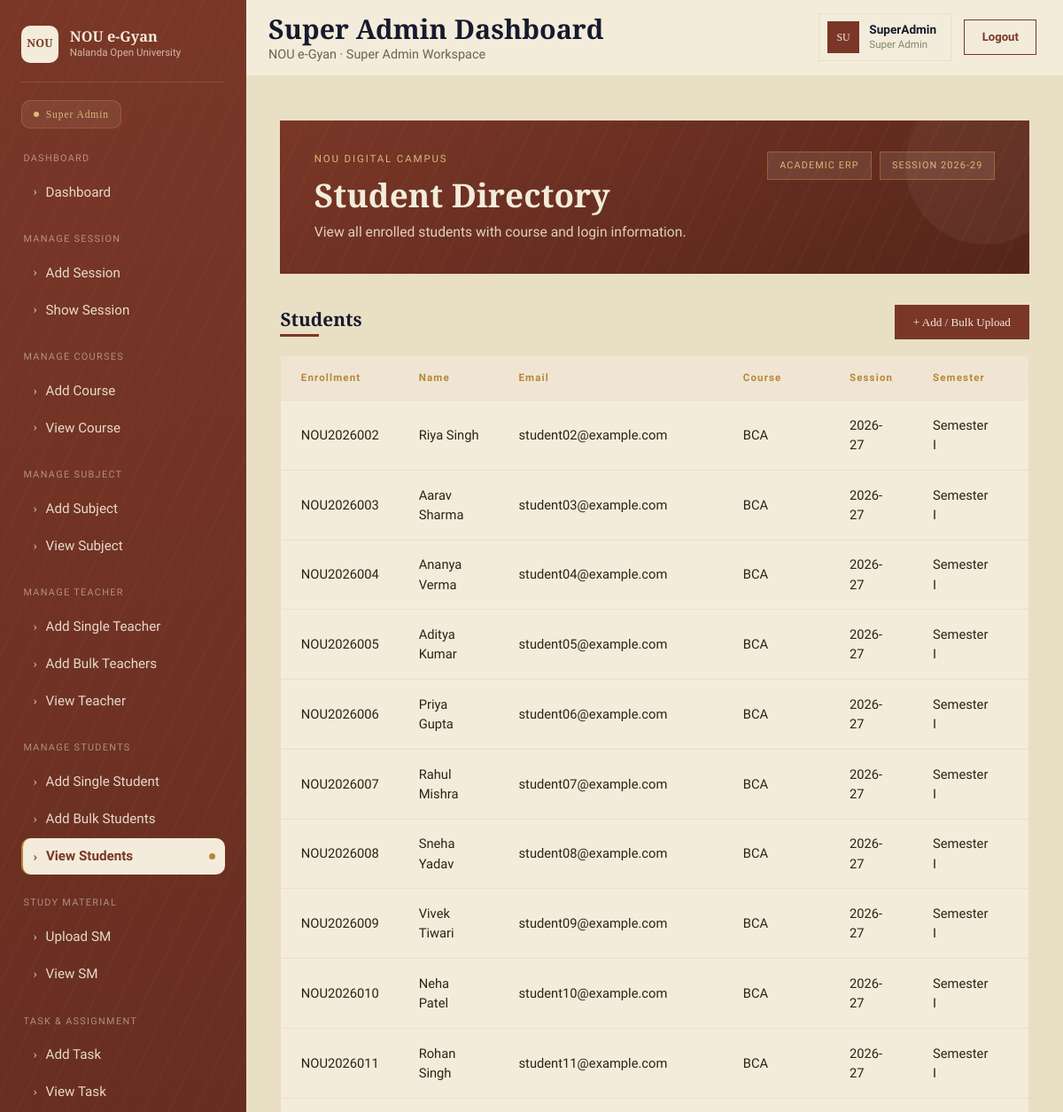
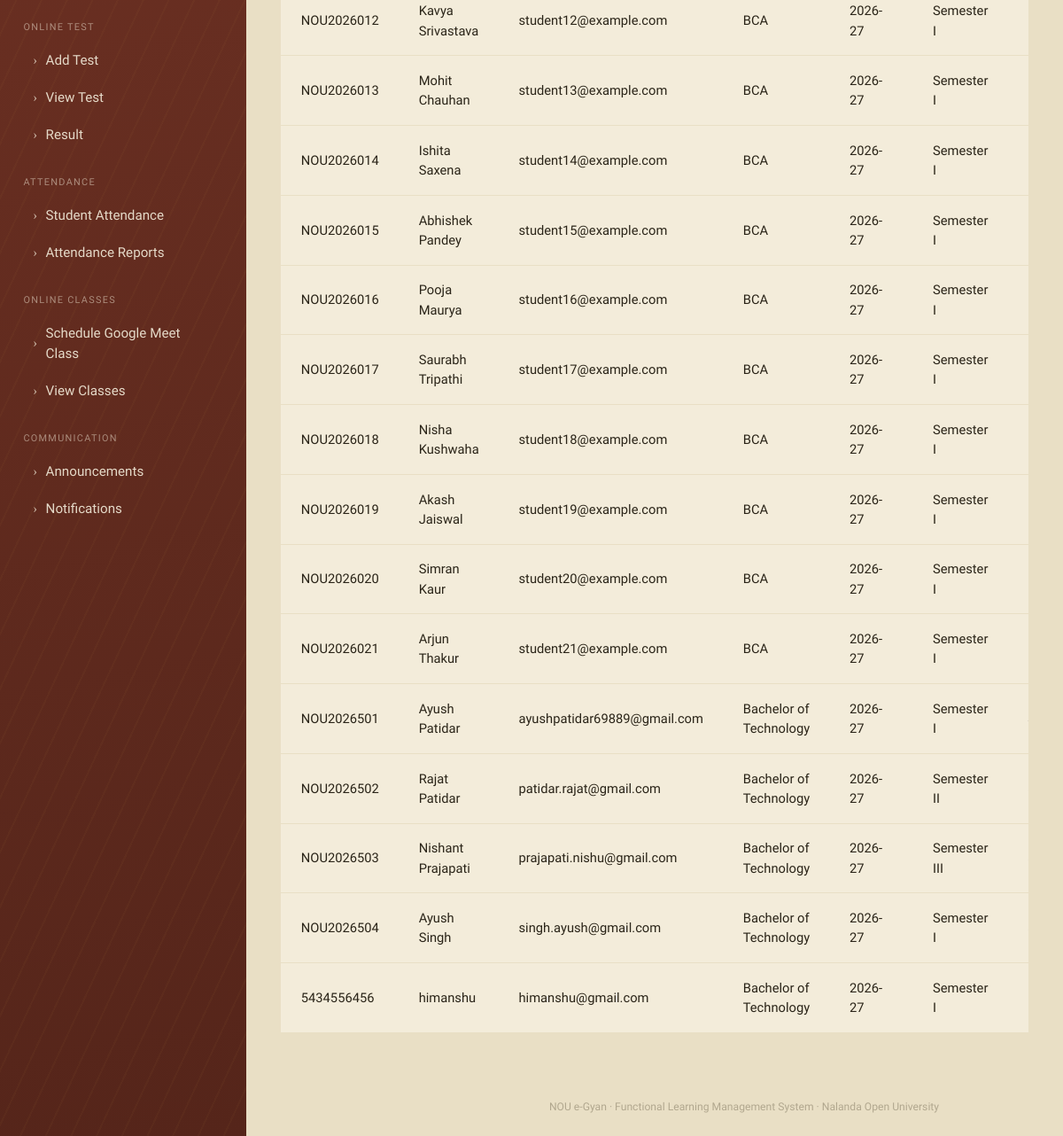
The app's page /superadmindash/view-student (signed in) with its own data (2 pictures, top to bottom).
### myapp/models.py (models this page shows, shortened)
class AddStudent(models.Model):
    user=models.OneToOneField(
        User,
        on_delete=models.CASCADE,
        related_name="Student"
    )
    enrollment_no=models.CharField(primary_key=True)
    student_name=models.CharField(max_length=50)
    email=models.EmailField(max_length=50)
    mobile=models.CharField(max_length=50)
    session=models.CharField(max_length=20)
    course=models.CharField(max_length=50)
    semester=models.CharField(max_length=20)
    username=models.CharField(max_length=50)
    password=models.CharField(max_length=16)
    status=models.CharField(max_length=20)

### myapp/views.py (the view)
# urls.py: path('superadmindash/view-student',views.view_student,name="view_student"),
@cache_control(no_cache=True,must_revalidate=True,no_store=True)
@login_required
def view_student(request):
    ab=AddStudent.objects.all()
    return render(request, 'superadmin/view_student.html',{'ab':ab})

### myapp/templates/superadmin/view_student.html (shortened to what this page needs)
{% extends "superadmin/base.html" %}
{% block content %}
    <div class="main-content">
      <div class="hero">
        <div class="hero-top">
          <div>
            <div class="eyebrow">NOU DIGITAL CAMPUS</div>
            <h1>Student Directory</h1>
            <div class="sub">
              View all enrolled students with course and login information.
            </div>
          </div>
          <div class="hero-badges">
            <div class="hero-badge">ACADEMIC ERP</div>
            <div class="hero-badge">SESSION 2026-29</div>
          </div>
        </div>
      </div>
      <div class="list-head">
        <div>
          <h2>Students</h2>
          <div class="title-rule"></div>
        </div>
        <button class="btn-add">+ Add / Bulk Upload</button>
      </div>
      <div class="table-card">
        <table>
          <thead>
            <tr>
              <th>Enrollment</th>
              <th>Name</th>
              <th>Email</th>
              <th>Course</th>
              <th>Session</th>
              <th>Semester</th>
              <th>Username</th>
            </tr>
          </thead>
          <tbody>
            {% for i in ab %}
            <tr>
              <td>{{i.enrollment_no}}</td>
              <td>{{i.student_name}}</td>
              <td>{{i.email}}</td>
              <td>{{i.course}}</td>
              <td>{{i.session}}</td>
              <td>{{i.semester}}</td>
              <td>{{i.username}}</td>
            </tr>
            {% endfor %}
          </tbody>
        </table>
      </div>
    </div>
{% endblock content %}

### myapp/static/css/style.css (style rules this page uses)
:root { --ink: #171a2e; --ink-soft: #262b48; --brick: #7a3728; --brick-deep: #55251a; --parchment: #f3ecda; --parchment-2: #e9dfc5; --brass: #b8863b; --brass-soft: #d8b876; --sage: #7c8a6e; --ink-text: #2a2418; --font-display: "Cinzel", serif; --font-body: "Work Sans", sans-serif; --sidebar-w: 278px; }
* { box-sizing: border-box; }
body { background: var(--parchment-2); font-family: var(--font-body); color: var(--ink-text); min-height: 100vh; }

### myapp/templates/superadmin/view_student.html (style rules this page uses)
:root { --ink: #171a2e; --brick: #7a3728; --brick-deep: #55251a; --parchment: #f3ecda; --parchment-2: #e9dfc5; --brass: #b8863b; --brass-soft: #d8b876; --sage: #7c8a6e; --ink-text: #2a2418; --font-display: "Cinzel", serif; --font-body: "Work Sans", sans-serif; }
* { box-sizing: border-box; }
body { background: var(--parchment-2); font-family: var(--font-body); color: var(--ink-text); }
.main-content { margin-left: 278px; padding: 2.2rem 2.4rem 3rem; }
.hero { background: repeating-linear-gradient( 115deg, rgba(184, 134, 59, 0.06) 0 2px, transparent 2px 26px ), linear-gradient(150deg, var(--brick) 0%, var(--brick-deep) 100%); color: var(--parchment); padding: 2.2rem 2.4rem; position: relative; overflow: hidden; margin-bottom: 2.2rem; }
.hero::after { content: ""; position: absolute; right: -40px; top: -40px; width: 180px; height: 180px; border-radius: 50%; background: rgba(243, 236, 218, 0.05); }
.hero-top { display: flex; align-items: flex-start; justify-content: space-between; gap: 1rem; flex-wrap: wrap; }
.hero-badges { display: flex; gap: 0.6rem; flex-wrap: wrap; }
.hero-badge { background: rgba(243, 236, 218, 0.1); border: 1px solid rgba(184, 134, 59, 0.5); color: var(--brass-soft); font-size: 0.68rem; letter-spacing: 0.1em; padding: 0.4rem 0.8rem; white-space: nowrap; }
.hero .eyebrow { font-size: 0.72rem; letter-spacing: 0.16em; color: var(--brass-soft); margin-bottom: 0.6rem; }
.hero h1 { font-family: var(--font-display); font-weight: 700; font-size: 2.3rem; margin-bottom: 0.5rem; }
.hero .sub { font-size: 0.98rem; color: rgba(243, 236, 218, 0.85); max-width: 48ch; }
.form-card h2, .list-head h2 { font-family: var(--font-display); font-size: 1.3rem; font-weight: 600; color: var(--ink); margin-bottom: 0.25rem; }
.title-rule { width: 44px; height: 3px; background: var(--brick); margin-bottom: 1.8rem; }
.btn-add { background: var(--brick); color: var(--parchment); font-family: var(--font-display); font-size: 0.82rem; padding: 0.6rem 1.3rem; border: none; white-space: nowrap; transition: background 0.2s ease, transform 0.15s ease; }
.list-head { display: flex; align-items: center; justify-content: space-between; margin-bottom: 1.1rem; }
.list-head .title-rule { margin-bottom: 0; }
.table-card { background: var(--parchment); border: 1px solid var(--parchment-2); overflow-x: auto; }
.table-card table { width: 100%; border-collapse: collapse; min-width: 720px; }
.table-card thead th { font-size: 0.72rem; letter-spacing: 0.1em; color: var(--brass); text-align: left; padding: 1rem 1.4rem; border-bottom: 1.5px solid var(--parchment-2); background: rgba(122, 55, 40, 0.04); white-space: nowrap; }
.table-card tbody td { padding: 1.05rem 1.4rem; font-size: 0.92rem; color: var(--ink-text); border-bottom: 1px solid var(--parchment-2); }
.table-card tbody tr:last-child td { border-bottom: none; }

### records on screen
AddStudent: enrollment_no "NOU2026002", student_name "Riya Singh", email "student02@example.com", course "BCA", session "2026-27", semester "Semester I"
AddStudent: enrollment_no "NOU2026003", student_name "Aarav Sharma", email "student03@example.com", course "BCA", session "2026-27", semester "Semester I"
AddStudent: enrollment_no "NOU2026004", student_name "Ananya Verma", email "student04@example.com", course "BCA", session "2026-27", semester "Semester I"
AddStudent: enrollment_no "NOU2026005", student_name "Aditya Kumar", email "student05@example.com", course "BCA", session "2026-27", semester "Semester I"
AddStudent: enrollment_no "NOU2026006", student_name "Priya Gupta", email "student06@example.com", course "BCA", session "2026-27", semester "Semester I"
AddStudent: enrollment_no "NOU2026007", student_name "Rahul Mishra", email "student07@example.com", course "BCA", session "2026-27", semester "Semester I"
AddStudent: enrollment_no "NOU2026008", student_name "Sneha Yadav", email "student08@example.com", course "BCA", session "2026-27", semester "Semester I"
AddStudent: enrollment_no "NOU2026009", student_name "Vivek Tiwari", email "student09@example.com", course "BCA", session "2026-27", semester "Semester I"
AddStudent: enrollment_no "NOU2026010", student_name "Neha Patel", email "student10@example.com", course "BCA", session "2026-27", semester "Semester I"
AddStudent: enrollment_no "NOU2026011", student_name "Rohan Singh", email "student11@example.com", course "BCA", session "2026-27", semester "Semester I"
AddStudent: enrollment_no "NOU2026012", student_name "Kavya Srivastava", email "student12@example.com", course "BCA", session "2026-27", semester "Semester I"
AddStudent: enrollment_no "NOU2026013", student_name "Mohit Chauhan", email "student13@example.com", course "BCA", session "2026-27", semester "Semester I"
AddStudent: enrollment_no "NOU2026014", student_name "Ishita Saxena", email "student14@example.com", course "BCA", session "2026-27", semester "Semester I"
AddStudent: enrollment_no "NOU2026015", student_name "Abhishek Pandey", email "student15@example.com", course "BCA", session "2026-27", semester "Semester I"
AddStudent: enrollment_no "NOU2026016", student_name "Pooja Maurya", email "student16@example.com", course "BCA", session "2026-27", semester "Semester I"
AddStudent: enrollment_no "NOU2026017", student_name "Saurabh Tripathi", email "student17@example.com", course "BCA", session "2026-27", semester "Semester I"
AddStudent: enrollment_no "NOU2026018", student_name "Nisha Kushwaha", email "student18@example.com", course "BCA", session "2026-27", semester "Semester I"
AddStudent: enrollment_no "NOU2026019", student_name "Akash Jaiswal", email "student19@example.com", course "BCA", session "2026-27", semester "Semester I"
AddStudent: enrollment_no "NOU2026020", student_name "Simran Kaur", email "student20@example.com", course "BCA", session "2026-27", semester "Semester I"
AddStudent: enrollment_no "NOU2026021", student_name "Arjun Thakur", email "student21@example.com", course "BCA", session "2026-27", semester "Semester I"
AddStudent: enrollment_no "NOU2026501", student_name "Ayush Patidar", email "ayushpatidar69889@gmail.com", course "Bachelor of Technology", session "2026-27", semester "Semester I"
AddStudent: enrollment_no "NOU2026502", student_name "Rajat Patidar", email "patidar.rajat@gmail.com", course "Bachelor of Technology", session "2026-27", semester "Semester II"
AddStudent: enrollment_no "NOU2026503", student_name "Nishant Prajapati", email "prajapati.nishu@gmail.com", course "Bachelor of Technology", session "2026-27", semester "Semester III"
AddStudent: enrollment_no "NOU2026504", student_name "Ayush Singh", email "singh.ayush@gmail.com", course "Bachelor of Technology", session "2026-27", semester "Semester I"
AddStudent: enrollment_no "5434556456", student_name "himanshu", email "himanshu@gmail.com", course "Bachelor of Technology", session "2026-27", semester "Semester I"

### other values on screen
{{ page_title|default:"Super Admin Dashboard" }} "Super Admin Dashboard"
